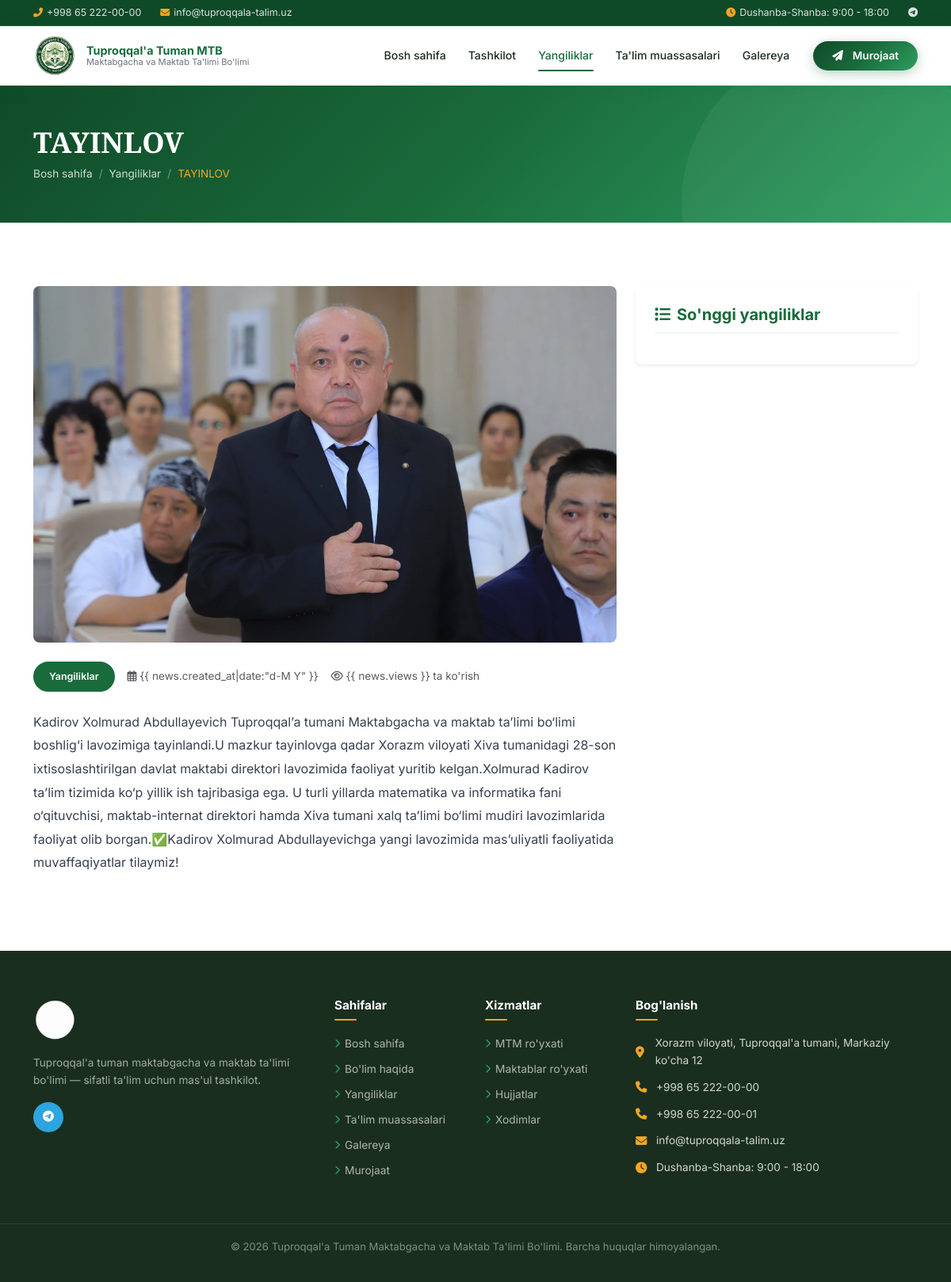
/yangiliklar/tayinlov/, run on the app's committed database.
### main/models.py (models this page shows, shortened)
class SiteSettings(models.Model):
    organization_name = models.CharField("Tashkilot nomi", max_length=200, default="Tuproqqal'a Tuman MTB")
    organization_full_name = models.CharField("To'liq nomi", max_length=500, default="Tuproqqal'a Tuman Maktabgacha va Maktab Ta\'limi Bo\'limi")
    address = models.CharField("Manzil", max_length=300, default="Qashqadaryo viloyati, Tuproqqal'a tumani")
    phone = models.CharField("Telefon", max_length=20, default="+998 65 000-00-00")
    phone2 = models.CharField("Telefon 2", max_length=20, blank=True)
    email = models.EmailField("Email", default="info@tuproqqala-talim.uz")
    working_hours = models.CharField("Ish vaqti", max_length=100, default="Dushanba-Juma: 9:00 - 18:00")
    about_text = RichTextField("Haqida ma'lumot", blank=True)
    telegram = models.URLField("Telegram", blank=True)
    facebook = models.URLField("Facebook", blank=True)
    instagram = models.URLField("Instagram", blank=True)
    youtube = models.URLField("YouTube", blank=True)
    class Meta:
        verbose_name = "Sayt sozlamalari"
        verbose_name_plural = "Sayt sozlamalari"

### news/models.py (models this page shows, shortened)
class News(models.Model):
    title = models.CharField("Sarlavha", max_length=300)
    slug = models.SlugField(unique=True, blank=True)
    category = models.ForeignKey(NewsCategory, on_delete=models.SET_NULL, null=True, blank=True, verbose_name="Kategoriya")
    image = models.ImageField("Rasm", upload_to='news/', blank=True, null=True)
    short_description = models.TextField("Qisqa tavsif", max_length=500)
    content = RichTextUploadingField("Mazmuni")
    is_published = models.BooleanField("Nashr etilgan", default=True)
    is_featured = models.BooleanField("Asosiy sahifada", default=False)
    views = models.PositiveIntegerField("Ko'rishlar soni", default=0)
    created_at = models.DateTimeField(auto_now_add=True)
    updated_at = models.DateTimeField(auto_now=True)
    class Meta:
        verbose_name = "Yangilik"
        verbose_name_plural = "Yangiliklar"
        ordering = ['-created_at']
    def save(self, *args, **kwargs):
        if not self.slug:
            from django.utils.text import slugify
            import uuid
            self.slug = slugify(self.title) or str(uuid.uuid4())[:8]
        super().save(*args, **kwargs)

class NewsCategory(models.Model):
    name = models.CharField("Kategoriya", max_length=100)
    slug = models.SlugField(unique=True)
    class Meta:
        verbose_name = "Yangilik kategoriyasi"
        verbose_name_plural = "Yangilik kategoriyalari"

### news/views.py (the view)
# urls.py: path('<slug:slug>/', views.news_detail, name='detail'),
def news_detail(request, slug):
    news = get_object_or_404(News, slug=slug, is_published=True)
    news.views += 1
    news.save(update_fields=['views'])
    related = News.objects.filter(is_published=True).exclude(pk=news.pk)[:4]
    context = {
        'settings': SiteSettings.objects.first(),
        'news': news,
        'related_news': related,
    }
    return render(request, 'news/detail.html', context)

### templates/news/detail.html (shortened to what this page needs)
{% extends 'base.html' %}
{% load static %}
{% block content %}
<div class="page-header">
    <div class="container">
        <h1 data-aos="fade-up">{{ news.title }}</h1>
        <nav aria-label="breadcrumb" data-aos="fade-up" data-aos-delay="100">
            <ol class="breadcrumb mt-2">
                <li class="breadcrumb-item"><a href="{% url 'main:index' %}">Bosh sahifa</a></li>
                <li class="breadcrumb-item"><a href="{% url 'news:list' %}">Yangiliklar</a></li>
                <li class="breadcrumb-item active">{{ news.title|truncatechars:40 }}</li>
            </ol>
        </nav>
    </div>
</div>
<section class="section section-white">
    <div class="container">
        <div class="row g-4">
            <div class="col-lg-8">
                <article data-aos="fade-up">
                    {% if news.image %}
                    <img src="{{ news.image.url }}" alt="{{ news.title }}" class="img-fluid rounded-3 mb-4 w-100"
                        style="max-height:450px;object-fit:cover;">
                    {% endif %}
                    <div class="d-flex flex-wrap gap-3 align-items-center mb-4">
                        {% if news.category %}
                        <span class="filter-tag active" style="font-size:0.78rem;">{{ news.category.name }}</span>
                        {% endif %}
                        <span class="text-muted" style="font-size:0.85rem;"><i class="far fa-calendar-alt me-1"></i>{{
                            news.created_at|date:"d-M Y" }}</span>
                        <span class="text-muted" style="font-size:0.85rem;"><i class="far fa-eye me-1"></i>{{ news.views
                            }} ta ko'rish</span>
                    </div>
                    <div class="news-content" style="font-size:1rem;line-height:1.85;color:var(--text-body);">
                        {{ news.content|safe }}
                    </div>
                </article>
            </div>
            <div class="col-lg-4">
                <div class="card border-0 shadow-sm rounded-3" data-aos="fade-left">
                    <div class="card-body p-4">
                        <h5
                            style="color:var(--primary);font-weight:700;margin-bottom:15px;padding-bottom:10px;border-bottom:2px solid var(--bg-light);">
                            <i class="fas fa-list me-2"></i>So'nggi yangiliklar
                        </h5>
                    </div>
                </div>
            </div>
        </div>
    </div>
</section>
{% endblock %}

### templates/base.html (shortened to what this page needs)
{% load static %}
<!DOCTYPE html>
<html lang="uz">
<head>
  <link href="https://cdn.jsdelivr.net/npm/bootstrap@5.3.2/dist/css/bootstrap.min.css" rel="stylesheet">
  <link href="https://cdnjs.cloudflare.com/ajax/libs/font-awesome/6.5.0/css/all.min.css" rel="stylesheet">
  <link href="https://unpkg.com/aos@2.3.4/dist/aos.css" rel="stylesheet">
  <link rel="stylesheet" href="https://cdn.jsdelivr.net/npm/@fancyapps/ui@5.0/dist/fancybox/fancybox.css"/>
  <link rel="stylesheet" href="{% static 'css/style.css' %}">
</head>
<body>
<div class="topbar d-none d-md-block">
  <div class="container">
    <div class="d-flex justify-content-between align-items-center py-0">
      <div class="d-flex gap-4">
        <span class="top-item"><i class="fas fa-phone-alt"></i>{% if settings %}{{ settings.phone }}{% else %}+998 65 000-00-00{% endif %}</span>
        <span class="top-item"><i class="fas fa-envelope"></i>{% if settings %}{{ settings.email }}{% else %}info@tuproqqala-talim.uz{% endif %}</span>
      </div>
      <div class="d-flex gap-4">
        <span class="top-item"><i class="fas fa-clock"></i>{% if settings %}{{ settings.working_hours }}{% else %}Dushanba-Juma: 9:00 - 18:00{% endif %}</span>
        <div class="d-flex gap-2">
          {% if settings and settings.telegram %}<a href="{{ settings.telegram }}" target="_blank"><i class="fab fa-telegram"></i></a>{% endif %}
        </div>
      </div>
    </div>
  </div>
</div>
<nav class="navbar navbar-expand-lg" id="mainNavbar">
  <div class="container">
    <a class="navbar-brand" href="{% url 'main:index' %}">
      <img src="{% static 'images/logo.png' %}" alt="Logo">
      <div class="brand-text">
        <span class="brand-name">Tuproqqal'a Tuman MTB</span>
        <span class="brand-subtitle">Maktabgacha va Maktab Ta'limi Bo'limi</span>
      </div>
    </a>
    <div class="collapse navbar-collapse" id="navMenu">
      <ul class="navbar-nav ms-auto align-items-lg-center">
        <li class="nav-item">
          <a class="nav-link {% if request.resolver_match.url_name == 'index' %}active{% endif %}" href="{% url 'main:index' %}">
            Bosh sahifa
          </a>
        </li>
        <li class="nav-item dropdown">
          <a class="nav-link dropdown-toggle" href="#" data-bs-toggle="dropdown">
            Tashkilot
          </a>
        </li>
        <li class="nav-item">
          <a class="nav-link {% if 'yangiliklar' in request.path %}active{% endif %}" href="{% url 'news:list' %}">
            Yangiliklar
          </a>
        </li>
        <li class="nav-item">
          <a class="nav-link {% if 'maktablar' in request.path %}active{% endif %}" href="{% url 'schools:list' %}">
            Ta'lim muassasalari
          </a>
        </li>
        <li class="nav-item">
          <a class="nav-link {% if 'galereya' in request.path %}active{% endif %}" href="{% url 'gallery:gallery' %}">
            Galereya
          </a>
        </li>
        <li class="nav-item ms-lg-3">
          <a class="btn-green py-2 px-4 rounded-pill" href="{% url 'contacts:contact' %}" style="font-size:0.85rem;font-weight:600;text-decoration:none;">
            <i class="fas fa-paper-plane me-1"></i>Murojaat
          </a>
        </li>
      </ul>
    </div>
  </div>
</nav>
{% block content %}{% endblock %}
<footer class="footer">
  <div class="container">
    <div class="row g-4">
      <div class="col-lg-4">
        <div class="footer-brand">
          <img src="{% static 'images/logo.png' %}" alt="Logo" height="60">
          <p class="mt-3">Tuproqqal'a tuman maktabgacha va maktab ta'limi bo'limi — sifatli ta'lim uchun mas'ul tashkilot.</p>
        </div>
        <div class="footer-social">
          {% if settings and settings.telegram %}<a href="{{ settings.telegram }}" class="social-btn tg" target="_blank"><i class="fab fa-telegram"></i></a>{% endif %}
        </div>
      </div>
      <div class="col-lg-2 col-md-4">
        <h6>Sahifalar</h6>
        <ul class="footer-links">
          <li><a href="{% url 'main:index' %}"><i class="fas fa-chevron-right"></i>Bosh sahifa</a></li>
          <li><a href="{% url 'main:about' %}"><i class="fas fa-chevron-right"></i>Bo'lim haqida</a></li>
          <li><a href="{% url 'news:list' %}"><i class="fas fa-chevron-right"></i>Yangiliklar</a></li>
          <li><a href="{% url 'schools:list' %}"><i class="fas fa-chevron-right"></i>Ta'lim muassasalari</a></li>
          <li><a href="{% url 'gallery:gallery' %}"><i class="fas fa-chevron-right"></i>Galereya</a></li>
          <li><a href="{% url 'contacts:contact' %}"><i class="fas fa-chevron-right"></i>Murojaat</a></li>
        </ul>
      </div>
      <div class="col-lg-2 col-md-4">
        <h6>Xizmatlar</h6>
        <ul class="footer-links">
          <li><a href="{% url 'schools:list' %}?type=maktabgacha"><i class="fas fa-chevron-right"></i>MTM ro'yxati</a></li>
          <li><a href="{% url 'schools:list' %}?type=maktab"><i class="fas fa-chevron-right"></i>Maktablar ro'yxati</a></li>
          <li><a href="{% url 'main:documents' %}"><i class="fas fa-chevron-right"></i>Hujjatlar</a></li>
          <li><a href="{% url 'staff:list' %}"><i class="fas fa-chevron-right"></i>Xodimlar</a></li>
        </ul>
      </div>
      <div class="col-lg-4 col-md-4">
        <h6>Bog'lanish</h6>
        <div class="footer-contact-item">
          <i class="fas fa-map-marker-alt"></i>
          <span>{% if settings %}{{ settings.address }}{% else %}Qashqadaryo viloyati, Tuproqqal'a tumani{% endif %}</span>
        </div>
        <div class="footer-contact-item">
          <i class="fas fa-phone"></i>
          <a href="tel:{% if settings %}{{ settings.phone }}{% endif %}" style="color:rgba(255,255,255,0.8);text-decoration:none;">
            {% if settings %}{{ settings.phone }}{% else %}+998 65 000-00-00{% endif %}
          </a>
        </div>
        {% if settings and settings.phone2 %}
        <div class="footer-contact-item">
          <i class="fas fa-phone"></i>
          <a href="tel:{{ settings.phone2 }}" style="color:rgba(255,255,255,0.8);text-decoration:none;">{{ settings.phone2 }}</a>
        </div>
        {% endif %}
        <div class="footer-contact-item">
          <i class="fas fa-envelope"></i>
          <a href="mailto:{% if settings %}{{ settings.email }}{% endif %}" style="color:rgba(255,255,255,0.8);text-decoration:none;">
            {% if settings %}{{ settings.email }}{% else %}info@tuproqqala-talim.uz{% endif %}
          </a>
        </div>
        <div class="footer-contact-item">
          <i class="fas fa-clock"></i>
          <span>{% if settings %}{{ settings.working_hours }}{% else %}Dushanba-Juma: 9:00-18:00{% endif %}</span>
        </div>
      </div>
    </div>
  </div>
  <div class="footer-bottom">
    <div class="container">
      <p>© {% now "Y" %} Tuproqqal'a Tuman Maktabgacha va Maktab Ta'limi Bo'limi. Barcha huquqlar himoyalangan.</p>
    </div>
  </div>
</footer>
</body>
</html>

### data on the page
SiteSettings: phone "+998 65 222-00-00", email "info@tuproqqala-talim.uz", working_hours "Dushanba-Shanba: 9:00 - 18:00", address "Xorazm viloyati, Tuproqqal'a tumani, Markaziy ko'cha 12", phone2 "+998 65 222-00-01"
News: title "TAYINLOV", image (picture), category.name "Yangiliklar", content "Kadirov Xolmurad Abdullayevich Tuproqqal’a tumani Maktabgacha va maktab ta’limi bo‘limi boshlig‘i lavozimiga tayinlandi.U mazkur tayinlovga qadar Xorazm viloyati Xiva tumanidagi 28-son ixtisoslashtirilgan davlat maktabi direktori lavozimida faoliyat yuritib kelgan.Xolmurad Kadirov ta’lim tizimida ko‘p yillik ish tajribasiga ega. U turli yillarda matematika va informatika fani o‘qituvchisi, maktab-internat direktori hamda Xiva tumani xalq ta’limi bo‘limi mudiri lavozimlarida faoliyat olib borgan.✅Kadirov Xolmurad Abdullayevichga yangi lavozimida mas’uliyatli faoliyatida muvaffaqiyatlar tilaymiz!"
